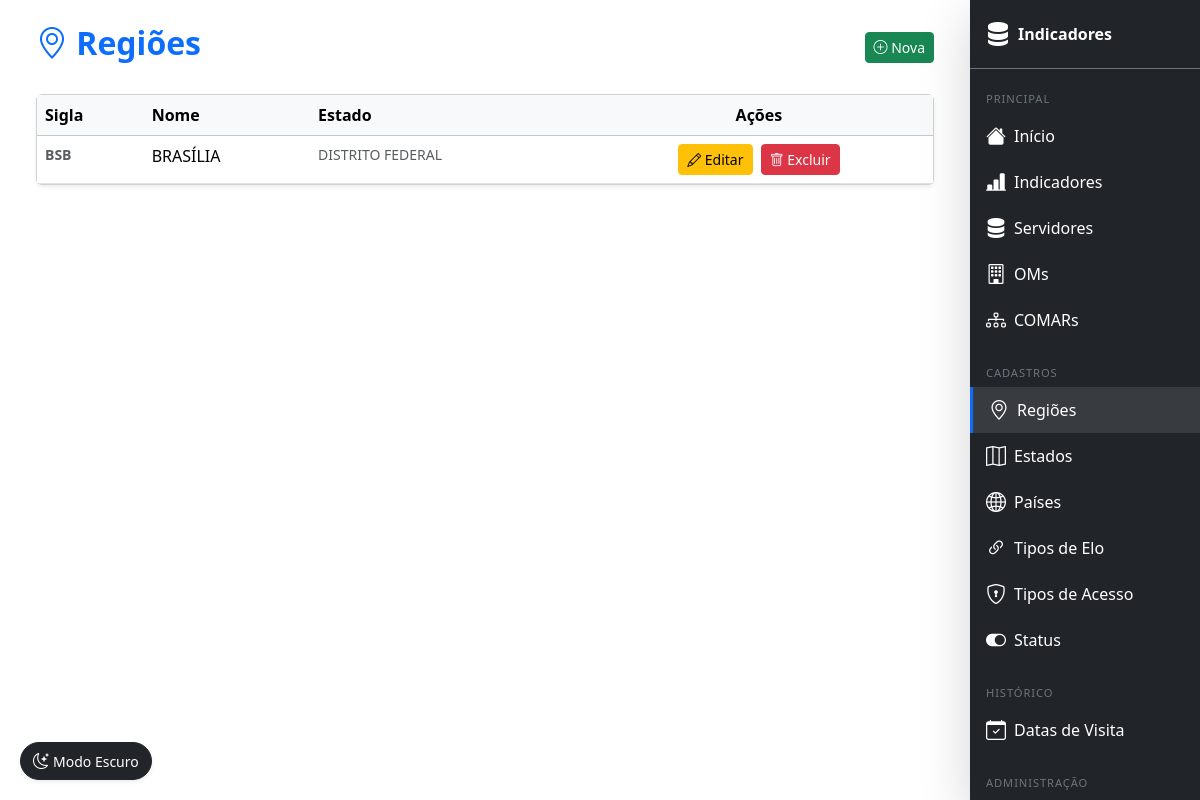
/regiao/ (signed in), run on the app's committed database.
### indicadores/models.py (models this page shows, shortened)
class RegiaoCidade(models.Model):
    sigla = models.CharField(max_length=10, primary_key=True)
    nome = models.CharField(max_length=100)
    estado = models.ForeignKey(Estado, on_delete=models.CASCADE)

class Estado(models.Model):
    sigla = models.CharField(max_length=5, primary_key=True)
    nome = models.CharField(max_length=100)
    pais = models.ForeignKey(Pais, on_delete=models.CASCADE)
    def __str__(self):
        return self.nome

### indicadores/views/views_regiao.py (the view)
# urls.py: path('regiao/',                       lr(views.regiao_list),   name='regiao_list'),
def regiao_list(request):
    return render(request, 'regiao/list.html', {'objetos': RegiaoCidade.objects.select_related('estado').all()})

### templates/regiao/list.html (shortened to what this page needs)
{% extends 'base.html' %}
{% block content %}
<div class="container mt-4">
    <div class="d-flex justify-content-between align-items-center mb-4">
        <h2 class="fw-bold text-primary"><i class="bi bi-geo-alt"></i> Regiões</h2>
        <a href="{% url 'ind:regiao_create' %}" class="btn btn-success btn-sm">
            <i class="bi bi-plus-circle"></i> Nova
        </a>
    </div>
    <div class="card shadow-sm">
        <div class="table-responsive">
            <table class="table table-hover mb-0">
                <thead class="table-light">
                    <tr><th>Sigla</th><th>Nome</th><th>Estado</th><th class="text-center">Ações</th></tr>
                </thead>
                <tbody>
                    {% for obj in objetos %}
                    <tr>
                        <td class="text-muted small"><strong>{{ obj.sigla }}</strong></td>
                        <td>{{ obj.nome }}</td>
                        <td class="text-muted small">{{ obj.estado }}</td>
                        <td class="text-center">
                            <a href="{% url 'ind:regiao_update' obj.pk %}" class="btn btn-sm btn-warning me-1"><i class="bi bi-pencil"></i> Editar</a>
                            <a href="{% url 'ind:regiao_delete' obj.pk %}" class="btn btn-sm btn-danger"><i class="bi bi-trash"></i> Excluir</a>
                        </td>
                    </tr>
                    {% empty %}
                    <tr><td colspan="4" class="text-center text-muted py-4"><i class="bi bi-inbox fs-4 d-block mb-2"></i>Nenhum registro.</td></tr>
                    {% endfor %}
                </tbody>
            </table>
        </div>
    </div>
</div>
{% endblock %}

### templates/base.html (style rules this page uses)
@media (min-width: 992px) { body { padding-right: 230px; } }

### data on the page
RegiaoCidade: sigla "BSB", nome "BRASÍLIA", estado "DISTRITO FEDERAL"
